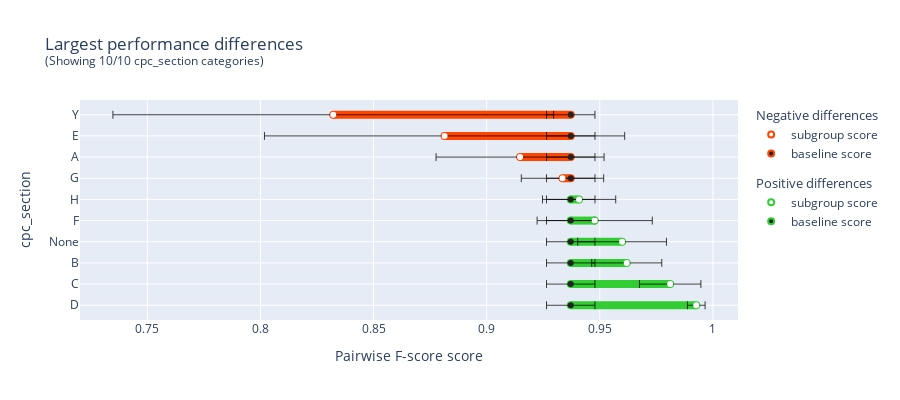

The code cell stored with this chart in its notebook:
### Markdown cell above
## Fairness Analysis

### Code cell
import pandas as pd
import numpy as np
from er_evaluation.plots import plot_performance_disparities
from er_evaluation.datasets import load_pv_disambiguations, load_pv_data

predictions, reference = load_pv_disambiguations()
pv_data = load_pv_data()

protected_feature = pv_data.set_index("mention_id")['cpc_section'].apply(lambda x: x[0] if isinstance(x, np.ndarray) and len(x) > 0 else 'None')
protected_feature = pd.concat([reference, protected_feature], join="inner", axis=1).groupby("unique_id").agg("first")["cpc_section"]

plot_performance_disparities(
    prediction=predictions[pd.Timestamp('2021-12-30')],
    reference=reference,
    weights="cluster_size",
    protected_feature=protected_feature,
)

### Figure 1 — Plotly figure (JSON) as saved in the notebook; plotly's stock layout.template omitted (floating-point values rounded to 4 significant figures)
{"data": [{"cliponaxis": false, "hovertemplate": ["%{y}: %{x} (group size: 3)<extra></extra>", "baseline: %{x} (group size: 401)<extra></extra>"], "legendgroup": "Positive differences", "line": {"color": "limegreen", "width": 8}, "marker": {"color": ["white", "#222222"], "line": {"color": ["limegreen", "limegreen"], "width": [2, 2]}, "size": 6, "symbol": 0}, "mode": "lines+text+markers", "opacity": 1, "showlegend": false, "type": "scatter", "x": [0.9927, 0.9372], "xaxis": "x", "y": ["D", "D"], "yaxis": "y"}, {"cliponaxis": false, "error_x": {"array": [0.003903, 0.01071], "color": "black", "thickness": 0.75}, "hoverinfo": "skip", "legendgroup": "Positive differences", "marker": {"color": ["white", "#222222"], "size": 6, "symbol": 0}, "mode": "markers", "opacity": 1, "showlegend": false, "type": "scatter", "x": [0.9927, 0.9372], "xaxis": "x", "y": ["D", "D"], "yaxis": "y"}, {"cliponaxis": false, "hovertemplate": ["%{y}: %{x} (group size: 37)<extra></extra>", "baseline: %{x} (group size: 401)<extra></extra>"], "legendgroup": "Positive differences", "line": {"color": "limegreen", "width": 8}, "marker": {"color": ["white", "#222222"], "line": {"color": ["limegreen", "limegreen"], "width": [2, 2]}, "size": 6, "symbol": 0}, "mode": "lines+text+markers", "opacity": 1, "showlegend": false, "type": "scatter", "x": [0.9811, 0.9372], "xaxis": "x", "y": ["C", "C"], "yaxis": "y"}, {"cliponaxis": false, "error_x": {"array": [0.01358, 0.01071], "color": "black", "thickness": 0.75}, "hoverinfo": "skip", "legendgroup": "Positive differences", "marker": {"color": ["white", "#222222"], "size": 6, "symbol": 0}, "mode": "markers", "opacity": 1, "showlegend": false, "type": "scatter", "x": [0.9811, 0.9372], "xaxis": "x", "y": ["C", "C"], "yaxis": "y"}, {"cliponaxis": false, "hovertemplate": ["%{y}: %{x} (group size: 43)<extra></extra>", "baseline: %{x} (group size: 401)<extra></extra>"], "legendgroup": "Positive differences", "line": {"color": "limegreen", "width": 8}, "marker": {"color": ["white", "#222222"], "line": {"color": ["limegreen", "limegreen"], "width": [2, 2]}, "size": 6, "symbol": 0}, "mode": "lines+text+markers", "opacity": 1, "showlegend": false, "type": "scatter", "x": [0.9619, 0.9372], "xaxis": "x", "y": ["B", "B"], "yaxis": "y"}, {"cliponaxis": false, "error_x": {"array": [0.01549, 0.01071], "color": "black", "thickness": 0.75}, "hoverinfo": "skip", "legendgroup": "Positive differences", "marker": {"color": ["white", "#222222"], "size": 6, "symbol": 0}, "mode": "markers", "opacity": 1, "showlegend": false, "type": "scatter", "x": [0.9619, 0.9372], "xaxis": "x", "y": ["B", "B"], "yaxis": "y"}, {"cliponaxis": false, "hovertemplate": ["%{y}: %{x} (group size: 22)<extra></extra>", "baseline: %{x} (group size: 401)<extra></extra>"], "legendgroup": "Positive differences", "line": {"color": "limegreen", "width": 8}, "marker": {"color": ["white", "#222222"], "line": {"color": ["limegreen", "limegreen"], "width": [2, 2]}, "size": 6, "symbol": 0}, "mode": "lines+text+markers", "opacity": 1, "showlegend": false, "type": "scatter", "x": [0.9599, 0.9372], "xaxis": "x", "y": ["None", "None"], "yaxis": "y"}, {"cliponaxis": false, "error_x": {"array": [0.01962, 0.01071], "color": "black", "thickness": 0.75}, "hoverinfo": "skip", "legendgroup": "Positive differences", "marker": {"color": ["white", "#222222"], "size": 6, "symbol": 0}, "mode": "markers", "opacity": 1, "showlegend": false, "type": "scatter", "x": [0.9599, 0.9372], "xaxis": "x", "y": ["None", "None"], "yaxis": "y"}, {"cliponaxis": false, "hovertemplate": ["%{y}: %{x} (group size: 18)<extra></extra>", "baseline: %{x} (group size: 401)<extra></extra>"], "legendgroup": "Positive differences", "line": {"color": "limegreen", "width": 8}, "marker": {"color": ["white", "#222222"], "line": {"color": ["limegreen", "limegreen"], "width": [2, 2]}, "size": 6, "symbol": 0}, "mode": "lines+text+markers", "opacity": 1, "showlegend": false, "type": "scatter", "x": [0.9478, 0.9372], "xaxis": "x", "y": ["F", "F"], "yaxis": "y"}, {"cliponaxis": false, "error_x": {"array": [0.02546, 0.01071], "color": "black", "thickness": 0.75}, "hoverinfo": "skip", "legendgroup": "Positive differences", "marker": {"color": ["white", "#222222"], "size": 6, "symbol": 0}, "mode": "markers", "opacity": 1, "showlegend": false, "type": "scatter", "x": [0.9478, 0.9372], "xaxis": "x", "y": ["F", "F"], "yaxis": "y"}, {"cliponaxis": false, "hovertemplate": ["%{y}: %{x} (group size: 89)<extra></extra>", "baseline: %{x} (group size: 401)<extra></extra>"], "legendgroup": "Positive differences", "line": {"color": "limegreen", "width": 8}, "marker": {"color": ["white", "#222222"], "line": {"color": ["limegreen", "limegreen"], "width": [2, 2]}, "size": 6, "symbol": 0}, "mode": "lines+text+markers", "opacity": 1, "showlegend": false, "type": "scatter", "x": [0.9409, 0.9372], "xaxis": "x", "y": ["H", "H"], "yaxis": "y"}, {"cliponaxis": false, "error_x": {"array": [0.01619, 0.01071], "color": "black", "thickness": 0.75}, "hoverinfo": "skip", "legendgroup": "Positive differences", "marker": {"color": ["white", "#222222"], "size": 6, "symbol": 0}, "mode": "markers", "opacity": 1, "showlegend": false, "type": "scatter", "x": [0.9409, 0.9372], "xaxis": "x", "y": ["H", "H"], "yaxis": "y"}, {"cliponaxis": false, "hovertemplate": ["%{y}: %{x} (group size: 102)<extra></extra>", "baseline: %{x} (group size: 401)<extra></extra>"], "legendgroup": "Negative differences", "line": {"color": "orangered", "width": 8}, "marker": {"color": ["white", "#222222"], "line": {"color": ["orangered", "orangered"], "width": [2, 2]}, "size": 6, "symbol": 0}, "mode": "lines+text+markers", "opacity": 1, "showlegend": false, "type": "scatter", "x": [0.9335, 0.9372], "xaxis": "x", "y": ["G", "G"], "yaxis": "y"}, {"cliponaxis": false, "error_x": {"array": [0.01821, 0.01071], "color": "black", "thickness": 0.75}, "hoverinfo": "skip", "legendgroup": "Negative differences", "marker": {"color": ["white", "#222222"], "size": 6, "symbol": 0}, "mode": "markers", "opacity": 1, "showlegend": false, "type": "scatter", "x": [0.9335, 0.9372], "xaxis": "x", "y": ["G", "G"], "yaxis": "y"}, {"cliponaxis": false, "hovertemplate": ["%{y}: %{x} (group size: 50)<extra></extra>", "baseline: %{x} (group size: 401)<extra></extra>"], "legendgroup": "Negative differences", "line": {"color": "orangered", "width": 8}, "marker": {"color": ["white", "#222222"], "line": {"color": ["orangered", "orangered"], "width": [2, 2]}, "size": 6, "symbol": 0}, "mode": "lines+text+markers", "opacity": 1, "showlegend": false, "type": "scatter", "x": [0.9148, 0.9372], "xaxis": "x", "y": ["A", "A"], "yaxis": "y"}, {"cliponaxis": false, "error_x": {"array": [0.03713, 0.01071], "color": "black", "thickness": 0.75}, "hoverinfo": "skip", "legendgroup": "Negative differences", "marker": {"color": ["white", "#222222"], "size": 6, "symbol": 0}, "mode": "markers", "opacity": 1, "showlegend": false, "type": "scatter", "x": [0.9148, 0.9372], "xaxis": "x", "y": ["A", "A"], "yaxis": "y"}, {"cliponaxis": false, "hovertemplate": ["%{y}: %{x} (group size: 6)<extra></extra>", "baseline: %{x} (group size: 401)<extra></extra>"], "legendgroup": "Negative differences", "line": {"color": "orangered", "width": 8}, "marker": {"color": ["white", "#222222"], "line": {"color": ["orangered", "orangered"], "width": [2, 2]}, "size": 6, "symbol": 0}, "mode": "lines+text+markers", "opacity": 1, "showlegend": false, "type": "scatter", "x": [0.8814, 0.9372], "xaxis": "x", "y": ["E", "E"], "yaxis": "y"}, {"cliponaxis": false, "error_x": {"array": [0.07961, 0.01071], "color": "black", "thickness": 0.75}, "hoverinfo": "skip", "legendgroup": "Negative differences", "marker": {"color": ["white", "#222222"], "size": 6, "symbol": 0}, "mode": "markers", "opacity": 1, "showlegend": false, "type": "scatter", "x": [0.8814, 0.9372], "xaxis": "x", "y": ["E", "E"], "yaxis": "y"}, {"cliponaxis": false, "hovertemplate": ["%{y}: %{x} (group size: 31)<extra></extra>", "baseline: %{x} (group size: 401)<extra></extra>"], "legendgroup": "Negative differences", "line": {"color": "orangered", "width": 8}, "marker": {"color": ["white", "#222222"], "line": {"color": ["orangered", "orangered"], "width": [2, 2]}, "size": 6, "symbol": 0}, "mode": "lines+text+markers", "opacity": 1, "showlegend": false, "type": "scatter", "x": [0.8322, 0.9372], "xaxis": "x", "y": ["Y", "Y"], "yaxis": "y"}, {"cliponaxis": false, "error_x": {"array": [0.0974, 0.01071], "color": "black", "thickness": 0.75}, "hoverinfo": "skip", "legendgroup": "Negative differences", "marker": {"color": ["white", "#222222"], "size": 6, "symbol": 0}, "mode": "markers", "opacity": 1, "showlegend": false, "type": "scatter", "x": [0.8322, 0.9372], "xaxis": "x", "y": ["Y", "Y"], "yaxis": "y"}, {"legendgroup": "Negative differences", "legendgrouptitle": {"text": "Negative differences"}, "marker": {"color": "white", "line": {"color": "orangered", "width": 2}, "size": 6, "symbol": 0}, "mode": "markers", "name": "subgroup score", "type": "scatter", "x": [null], "y": [null]}, {"legendgroup": "Negative differences", "legendgrouptitle": {"text": "Negative differences"}, "marker": {"color": "#222222", "line": {"color": "orangered", "width": 2}, "size": 6, "symbol": 0}, "mode": "markers", "name": "baseline score", "type": "scatter", "x": [null], "y": [null]}, {"legendgroup": "Positive differences", "legendgrouptitle": {"text": "Positive differences"}, "marker": {"color": "white", "line": {"color": "limegreen", "width": 2}, "size": 6, "symbol": 0}, "mode": "markers", "name": "subgroup score", "type": "scatter", "x": [null], "y": [null]}, {"legendgroup": "Positive differences", "legendgrouptitle": {"text": "Positive differences"}, "marker": {"color": "#222222", "line": {"color": "limegreen", "width": 2}, "size": 6, "symbol": 0}, "mode": "markers", "name": "baseline score", "type": "scatter", "x": [null], "y": [null]}], "layout": {"height": 400, "title": {"text": "Largest performance differences<br><sup>(Showing 10/10 cpc_section categories)</sup>"}, "xaxis": {"anchor": "y", "domain": [0, 1], "title": {"text": "Pairwise F-score score"}}, "yaxis": {"anchor": "x", "domain": [0, 1], "tickmode": "linear", "title": {"text": "cpc_section"}}}}
